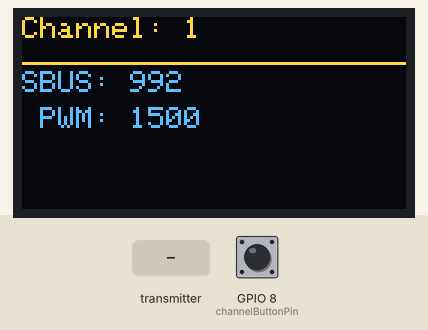
Simulated run of this sketch. Board: Seeed XIAO ESP32-C3. Shown: 128×64 one-colour display. Inputs (shaded band) come from the test bench; at power-on: GPIO 8 (channelButtonPin) HIGH. The OLED is the two-colour kind (top 16 rows yellow).

Above: at 1.2 s.
1.3 s: GPIO 8 (channelButtonPin) pulled LOW for 0.15 s
At 1.6 s:
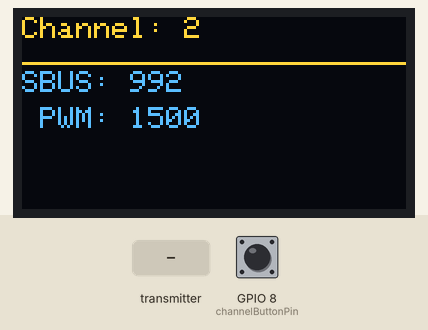
2.9 s: the transmitter starts sending ch.1 = 172
At 4.0 s:
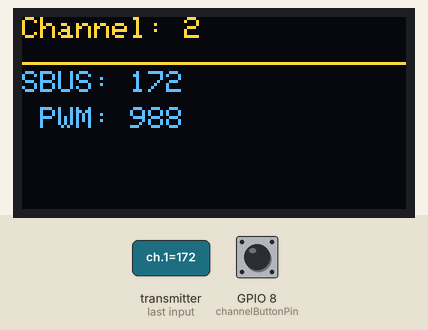
4.4 s: GPIO 8 (channelButtonPin) pulled LOW for 1 s
At 5.8 s:
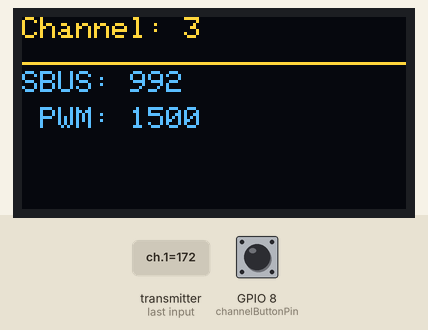
6.9 s: the transmitter starts sending ch.2 = 172
At 7.9 s:
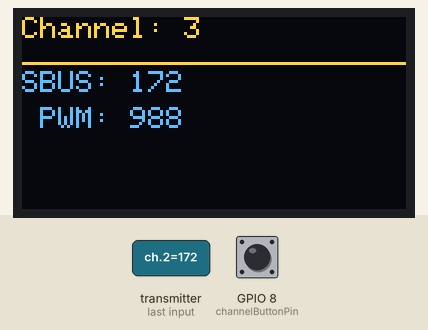
8.4 s: the transmitter starts sending ch.2 = 600
At 9.4 s:
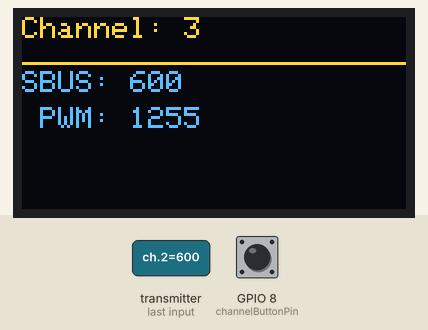
Timing chart, 0 to 10.9 s (numbered marks = the images above; inputs shaded):
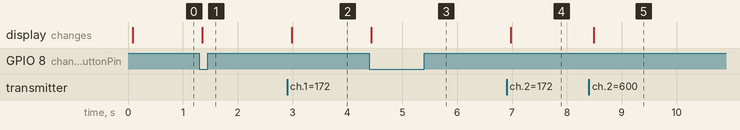

Measured:
- after the input at 1.3 s, the display: changes after 0.05 s (image 1)
- after the input at 2.9 s, the display: changes after 0.08 s (image 2)
- after the input at 4.4 s, the display: changes at once (image 3)
- after the input at 6.9 s, the display: changes after 0.07 s (image 4)
- after the input at 8.4 s, the display: changes after 0.09 s (image 5)

The sketch:

OledSbusViewer_xiaoESP32c3.ino
```cpp
#include <Wire.h>
#include <Adafruit_GFX.h>
#include <Adafruit_SSD1306.h>
#include "sbus.h" // Include the Bolder Flight SBUS library

// OLED display dimensions
#define SCREEN_WIDTH 128
#define SCREEN_HEIGHT 64
#define OLED_RESET    -1

Adafruit_SSD1306 display(SCREEN_WIDTH, SCREEN_HEIGHT, &Wire, OLED_RESET);

// SBUS data
bfs::SbusData data;

// Button pin
const int channelButtonPin = 8; // GPIO8 (D8)

// Variables
int currentChannel = 1;
int lastChannelButtonState = HIGH;

unsigned long lastDisplayUpdateTime = 0;
const unsigned long displayUpdateInterval = 60; // Update display every 60ms

// SBUS RX pin (Connect SBUS signal to this pin)
#define SBUS_RX_PIN 20 // GPIO20 (D7)

// Create a HardwareSerial instance for UART0 for SBUS communication
HardwareSerial SBUS_Serial(0); // UART0

// Initialize SBUS receiver
bfs::SbusRx sbus_rx(&SBUS_Serial, SBUS_RX_PIN, -1, true, false);

void setup() {
  // Initialize USB-CDC serial communication for debugging
  Serial.begin(115200);

  // Initialize OLED I2C with specified SDA and SCL pins
  Wire.begin(6, 7); // SDA (GPIO7), SCL (GPIO6)

  if (!display.begin(SSD1306_SWITCHCAPVCC, 0x3C)) { // Initialize OLED display
    Serial.println(F("SSD1306 allocation failed"));
    for (;;); // Loop forever if display initialization fails
  }

  display.clearDisplay();

  // Set up button pin with internal pull-up resistor
  pinMode(channelButtonPin, INPUT_PULLUP);

  // Initialize SBUS communication on UART0
  SBUS_Serial.begin(100000, SERIAL_8E2, SBUS_RX_PIN, -1, true);

  // Begin SBUS reception
  sbus_rx.Begin();

  displayValue(); // Display initial values
}

void loop() {
  // Read SBUS data
  if (sbus_rx.Read()) {
    // SBUS data has been updated
    data = sbus_rx.data();
  }

  // Handle channel selection button
  int channelButtonState = digitalRead(channelButtonPin);
  if (channelButtonState == LOW && lastChannelButtonState == HIGH) {
    // Button just pressed
    currentChannel++;
    if (currentChannel > 16) {
      currentChannel = 1;
    }
  }
  lastChannelButtonState = channelButtonState;

  // Update the display every 60 milliseconds
  unsigned long currentTime = millis();
  if (currentTime - lastDisplayUpdateTime >= displayUpdateInterval) {
    displayValue();
    lastDisplayUpdateTime = currentTime;
  }
}

uint16_t sbusToPwm(uint16_t sbusValue) {
  // Correct mapping from SBUS to PWM
  return map(sbusValue, 172, 1810, 988, 2012);
}

void displayValue() {
  // Clear the display buffer
  display.clearDisplay();

  // Set text size and color
  display.setTextSize(1);
  display.setTextColor(SSD1306_WHITE);

  // Prepare the channel string
  char channelStr[20];
  snprintf(channelStr, sizeof(channelStr), "Channel: %d", currentChannel);

  // Get the SBUS value
  uint16_t sbusValue = data.ch[currentChannel - 1]; // Array index starts at 0

  // Convert SBUS value to PWM value
  uint16_t pwmValue = sbusToPwm(sbusValue);

  // Prepare the SBUS value string
  char sbusStr[20];
  snprintf(sbusStr, sizeof(sbusStr), "SBUS: %d", sbusValue);

  // Prepare the PWM value string
  char pwmStr[20];
  snprintf(pwmStr, sizeof(pwmStr), " PWM: %d", pwmValue);

  // Set cursor position for the first line
  display.setCursor(0, 0);
  display.println(channelStr);

  // Draw a line under the first line
  display.drawLine(0, 15, SCREEN_WIDTH, 15, SSD1306_WHITE);

  // Display SBUS value
  display.setTextSize(1);
  display.setCursor(0, 18);
  display.println(sbusStr);

  // Display PWM value
  display.setCursor(0, 30);
  display.println(pwmStr);

  // Update the display with the new data
  display.display();
}
```
